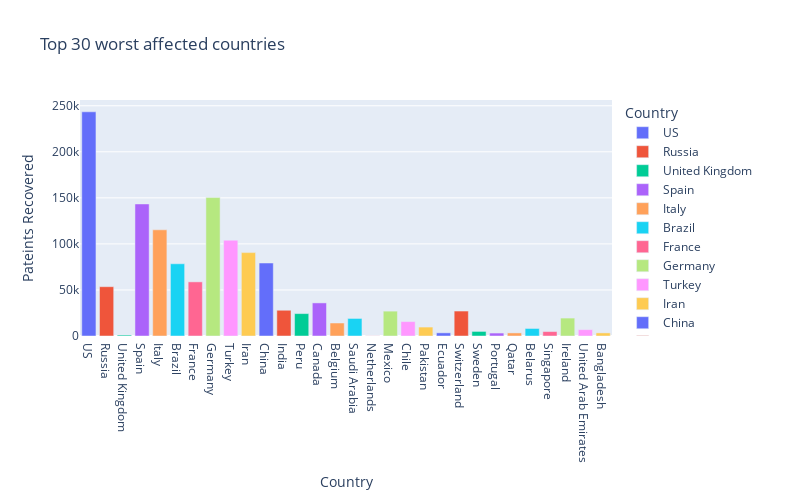

Here is the notebook cell this chart was saved with:
### Markdown cell above
<font color='Brown'><b> 
    
## Recovery cases

### Code cell
def bar_chart(n):
    fig=px.bar(
        sorted_country_df1.head(n),
        x = "country",
        y = "recovered",
        title= "Top " + str(n) + " worst affected countries", # the axis names
        color='country', 
        height=500,
        width=800,
        labels={'country':'Country', 'recovered': 'Pateints Recovered'}
        )
    fig.show();

interact(bar_chart, n=30)

ipywLayout = widgets.Layout(border='solid 2px green')
ipywLayout.display='none'
widgets.VBox([fig], layout=ipywLayout)

### Figure 1 — Plotly figure (JSON) as saved in the notebook; plotly's stock layout.template omitted (floating-point values rounded to 4 significant figures)
{"data": [{"alignmentgroup": "True", "hovertemplate": "Country=%{x}<br>Pateints Recovered=%{y}<extra></extra>", "legendgroup": "US", "marker": {"color": "#636efa"}, "name": "US", "offsetgroup": "US", "orientation": "v", "showlegend": true, "textposition": "auto", "type": "bar", "x": ["US"], "xaxis": "x", "y": [243430], "yaxis": "y"}, {"alignmentgroup": "True", "hovertemplate": "Country=%{x}<br>Pateints Recovered=%{y}<extra></extra>", "legendgroup": "Russia", "marker": {"color": "#EF553B"}, "name": "Russia", "offsetgroup": "Russia", "orientation": "v", "showlegend": true, "textposition": "auto", "type": "bar", "x": ["Russia"], "xaxis": "x", "y": [53530], "yaxis": "y"}, {"alignmentgroup": "True", "hovertemplate": "Country=%{x}<br>Pateints Recovered=%{y}<extra></extra>", "legendgroup": "United Kingdom", "marker": {"color": "#00cc96"}, "name": "United Kingdom", "offsetgroup": "United Kingdom", "orientation": "v", "showlegend": true, "textposition": "auto", "type": "bar", "x": ["United Kingdom"], "xaxis": "x", "y": [1032], "yaxis": "y"}, {"alignmentgroup": "True", "hovertemplate": "Country=%{x}<br>Pateints Recovered=%{y}<extra></extra>", "legendgroup": "Spain", "marker": {"color": "#ab63fa"}, "name": "Spain", "offsetgroup": "Spain", "orientation": "v", "showlegend": true, "textposition": "auto", "type": "bar", "x": ["Spain"], "xaxis": "x", "y": [143374], "yaxis": "y"}, {"alignmentgroup": "True", "hovertemplate": "Country=%{x}<br>Pateints Recovered=%{y}<extra></extra>", "legendgroup": "Italy", "marker": {"color": "#FFA15A"}, "name": "Italy", "offsetgroup": "Italy", "orientation": "v", "showlegend": true, "textposition": "auto", "type": "bar", "x": ["Italy"], "xaxis": "x", "y": [115288], "yaxis": "y"}, {"alignmentgroup": "True", "hovertemplate": "Country=%{x}<br>Pateints Recovered=%{y}<extra></extra>", "legendgroup": "Brazil", "marker": {"color": "#19d3f3"}, "name": "Brazil", "offsetgroup": "Brazil", "orientation": "v", "showlegend": true, "textposition": "auto", "type": "bar", "x": ["Brazil"], "xaxis": "x", "y": [78424], "yaxis": "y"}, {"alignmentgroup": "True", "hovertemplate": "Country=%{x}<br>Pateints Recovered=%{y}<extra></extra>", "legendgroup": "France", "marker": {"color": "#FF6692"}, "name": "France", "offsetgroup": "France", "orientation": "v", "showlegend": true, "textposition": "auto", "type": "bar", "x": ["France"], "xaxis": "x", "y": [58786], "yaxis": "y"}, {"alignmentgroup": "True", "hovertemplate": "Country=%{x}<br>Pateints Recovered=%{y}<extra></extra>", "legendgroup": "Germany", "marker": {"color": "#B6E880"}, "name": "Germany", "offsetgroup": "Germany", "orientation": "v", "showlegend": true, "textposition": "auto", "type": "bar", "x": ["Germany"], "xaxis": "x", "y": [150300], "yaxis": "y"}, {"alignmentgroup": "True", "hovertemplate": "Country=%{x}<br>Pateints Recovered=%{y}<extra></extra>", "legendgroup": "Turkey", "marker": {"color": "#FF97FF"}, "name": "Turkey", "offsetgroup": "Turkey", "orientation": "v", "showlegend": true, "textposition": "auto", "type": "bar", "x": ["Turkey"], "xaxis": "x", "y": [104030], "yaxis": "y"}, {"alignmentgroup": "True", "hovertemplate": "Country=%{x}<br>Pateints Recovered=%{y}<extra></extra>", "legendgroup": "Iran", "marker": {"color": "#FECB52"}, "name": "Iran", "offsetgroup": "Iran", "orientation": "v", "showlegend": true, "textposition": "auto", "type": "bar", "x": ["Iran"], "xaxis": "x", "y": [90539], "yaxis": "y"}, {"alignmentgroup": "True", "hovertemplate": "Country=%{x}<br>Pateints Recovered=%{y}<extra></extra>", "legendgroup": "China", "marker": {"color": "#636efa"}, "name": "China", "offsetgroup": "China", "orientation": "v", "showlegend": true, "textposition": "auto", "type": "bar", "x": ["China"], "xaxis": "x", "y": [79252], "yaxis": "y"}, {"alignmentgroup": "True", "hovertemplate": "Country=%{x}<br>Pateints Recovered=%{y}<extra></extra>", "legendgroup": "India", "marker": {"color": "#EF553B"}, "name": "India", "offsetgroup": "India", "orientation": "v", "showlegend": true, "textposition": "auto", "type": "bar", "x": ["India"], "xaxis": "x", "y": [27956], "yaxis": "y"}, {"alignmentgroup": "True", "hovertemplate": "Country=%{x}<br>Pateints Recovered=%{y}<extra></extra>", "legendgroup": "Peru", "marker": {"color": "#00cc96"}, "name": "Peru", "offsetgroup": "Peru", "orientation": "v", "showlegend": true, "textposition": "auto", "type": "bar", "x": ["Peru"], "xaxis": "x", "y": [24324], "yaxis": "y"}, {"alignmentgroup": "True", "hovertemplate": "Country=%{x}<br>Pateints Recovered=%{y}<extra></extra>", "legendgroup": "Canada", "marker": {"color": "#ab63fa"}, "name": "Canada", "offsetgroup": "Canada", "orientation": "v", "showlegend": true, "textposition": "auto", "type": "bar", "x": ["Canada"], "xaxis": "x", "y": [35936], "yaxis": "y"}, {"alignmentgroup": "True", "hovertemplate": "Country=%{x}<br>Pateints Recovered=%{y}<extra></extra>", "legendgroup": "Belgium", "marker": {"color": "#FFA15A"}, "name": "Belgium", "offsetgroup": "Belgium", "orientation": "v", "showlegend": true, "textposition": "auto", "type": "bar", "x": ["Belgium"], "xaxis": "x", "y": [14111], "yaxis": "y"}, {"alignmentgroup": "True", "hovertemplate": "Country=%{x}<br>Pateints Recovered=%{y}<extra></extra>", "legendgroup": "Saudi Arabia", "marker": {"color": "#19d3f3"}, "name": "Saudi Arabia", "offsetgroup": "Saudi Arabia", "orientation": "v", "showlegend": true, "textposition": "auto", "type": "bar", "x": ["Saudi Arabia"], "xaxis": "x", "y": [19051], "yaxis": "y"}, {"alignmentgroup": "True", "hovertemplate": "Country=%{x}<br>Pateints Recovered=%{y}<extra></extra>", "legendgroup": "Netherlands", "marker": {"color": "#FF6692"}, "name": "Netherlands", "offsetgroup": "Netherlands", "orientation": "v", "showlegend": true, "textposition": "auto", "type": "bar", "x": ["Netherlands"], "xaxis": "x", "y": [157], "yaxis": "y"}, {"alignmentgroup": "True", "hovertemplate": "Country=%{x}<br>Pateints Recovered=%{y}<extra></extra>", "legendgroup": "Mexico", "marker": {"color": "#B6E880"}, "name": "Mexico", "offsetgroup": "Mexico", "orientation": "v", "showlegend": true, "textposition": "auto", "type": "bar", "x": ["Mexico"], "xaxis": "x", "y": [26990], "yaxis": "y"}, {"alignmentgroup": "True", "hovertemplate": "Country=%{x}<br>Pateints Recovered=%{y}<extra></extra>", "legendgroup": "Chile", "marker": {"color": "#FF97FF"}, "name": "Chile", "offsetgroup": "Chile", "orientation": "v", "showlegend": true, "textposition": "auto", "type": "bar", "x": ["Chile"], "xaxis": "x", "y": [15655], "yaxis": "y"}, {"alignmentgroup": "True", "hovertemplate": "Country=%{x}<br>Pateints Recovered=%{y}<extra></extra>", "legendgroup": "Pakistan", "marker": {"color": "#FECB52"}, "name": "Pakistan", "offsetgroup": "Pakistan", "orientation": "v", "showlegend": true, "textposition": "auto", "type": "bar", "x": ["Pakistan"], "xaxis": "x", "y": [9695], "yaxis": "y"}, {"alignmentgroup": "True", "hovertemplate": "Country=%{x}<br>Pateints Recovered=%{y}<extra></extra>", "legendgroup": "Ecuador", "marker": {"color": "#636efa"}, "name": "Ecuador", "offsetgroup": "Ecuador", "orientation": "v", "showlegend": true, "textposition": "auto", "type": "bar", "x": ["Ecuador"], "xaxis": "x", "y": [3433], "yaxis": "y"}, {"alignmentgroup": "True", "hovertemplate": "Country=%{x}<br>Pateints Recovered=%{y}<extra></extra>", "legendgroup": "Switzerland", "marker": {"color": "#EF553B"}, "name": "Switzerland", "offsetgroup": "Switzerland", "orientation": "v", "showlegend": true, "textposition": "auto", "type": "bar", "x": ["Switzerland"], "xaxis": "x", "y": [27100], "yaxis": "y"}, {"alignmentgroup": "True", "hovertemplate": "Country=%{x}<br>Pateints Recovered=%{y}<extra></extra>", "legendgroup": "Sweden", "marker": {"color": "#00cc96"}, "name": "Sweden", "offsetgroup": "Sweden", "orientation": "v", "showlegend": true, "textposition": "auto", "type": "bar", "x": ["Sweden"], "xaxis": "x", "y": [4971], "yaxis": "y"}, {"alignmentgroup": "True", "hovertemplate": "Country=%{x}<br>Pateints Recovered=%{y}<extra></extra>", "legendgroup": "Portugal", "marker": {"color": "#ab63fa"}, "name": "Portugal", "offsetgroup": "Portugal", "orientation": "v", "showlegend": true, "textposition": "auto", "type": "bar", "x": ["Portugal"], "xaxis": "x", "y": [3198], "yaxis": "y"}, {"alignmentgroup": "True", "hovertemplate": "Country=%{x}<br>Pateints Recovered=%{y}<extra></extra>", "legendgroup": "Qatar", "marker": {"color": "#FFA15A"}, "name": "Qatar", "offsetgroup": "Qatar", "orientation": "v", "showlegend": true, "textposition": "auto", "type": "bar", "x": ["Qatar"], "xaxis": "x", "y": [3356], "yaxis": "y"}, {"alignmentgroup": "True", "hovertemplate": "Country=%{x}<br>Pateints Recovered=%{y}<extra></extra>", "legendgroup": "Belarus", "marker": {"color": "#19d3f3"}, "name": "Belarus", "offsetgroup": "Belarus", "orientation": "v", "showlegend": true, "textposition": "auto", "type": "bar", "x": ["Belarus"], "xaxis": "x", "y": [8168], "yaxis": "y"}, {"alignmentgroup": "True", "hovertemplate": "Country=%{x}<br>Pateints Recovered=%{y}<extra></extra>", "legendgroup": "Singapore", "marker": {"color": "#FF6692"}, "name": "Singapore", "offsetgroup": "Singapore", "orientation": "v", "showlegend": true, "textposition": "auto", "type": "bar", "x": ["Singapore"], "xaxis": "x", "y": [4809], "yaxis": "y"}, {"alignmentgroup": "True", "hovertemplate": "Country=%{x}<br>Pateints Recovered=%{y}<extra></extra>", "legendgroup": "Ireland", "marker": {"color": "#B6E880"}, "name": "Ireland", "offsetgroup": "Ireland", "orientation": "v", "showlegend": true, "textposition": "auto", "type": "bar", "x": ["Ireland"], "xaxis": "x", "y": [19470], "yaxis": "y"}, {"alignmentgroup": "True", "hovertemplate": "Country=%{x}<br>Pateints Recovered=%{y}<extra></extra>", "legendgroup": "United Arab Emirates", "marker": {"color": "#FF97FF"}, "name": "United Arab Emirates", "offsetgroup": "United Arab Emirates", "orientation": "v", "showlegend": true, "textposition": "auto", "type": "bar", "x": ["United Arab Emirates"], "xaxis": "x", "y": [6930], "yaxis": "y"}, {"alignmentgroup": "True", "hovertemplate": "Country=%{x}<br>Pateints Recovered=%{y}<extra></extra>", "legendgroup": "Bangladesh", "marker": {"color": "#FECB52"}, "name": "Bangladesh", "offsetgroup": "Bangladesh", "orientation": "v", "showlegend": true, "textposition": "auto", "type": "bar", "x": ["Bangladesh"], "xaxis": "x", "y": [3361], "yaxis": "y"}], "layout": {"barmode": "relative", "height": 500, "legend": {"title": {"text": "Country"}, "tracegroupgap": 0}, "title": {"text": "Top 30 worst affected countries"}, "width": 800, "xaxis": {"anchor": "y", "categoryarray": ["US", "Russia", "United Kingdom", "Spain", "Italy", "Brazil", "France", "Germany", "Turkey", "Iran", "China", "India", "Peru", "Canada", "Belgium", "Saudi Arabia", "Netherlands", "Mexico", "Chile", "Pakistan", "Ecuador", "Switzerland", "Sweden", "Portugal", "Qatar", "Belarus", "Singapore", "Ireland", "United Arab Emirates", "Bangladesh"], "categoryorder": "array", "domain": [0, 1], "title": {"text": "Country"}}, "yaxis": {"anchor": "x", "domain": [0, 1], "title": {"text": "Pateints Recovered"}}}}
